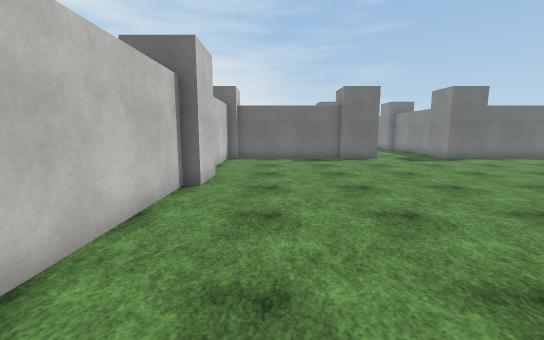
[1] (above)

17 first-person views from a walk through a scene from a Unity 3-D project. The camera is 1.5 m above the floor, tilts 8° down and sees 90° across. The floor is counted in squares, 1 m on a side. Each view is taken from the middle of a square. On the plan, view 1 faces up. The plan holds only what a view shows up to about 14 squares ahead; the rest is blank. The place goes on beyond the plan. Surface patterns are stand-ins for the level's own textures.

[2]
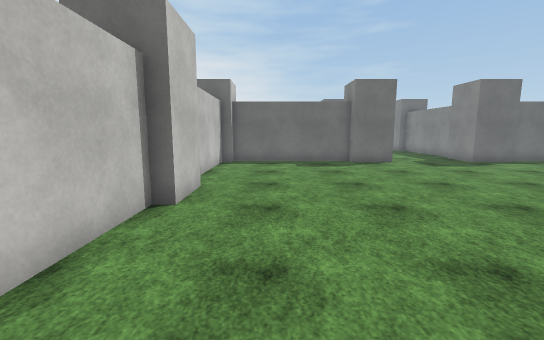

[3]
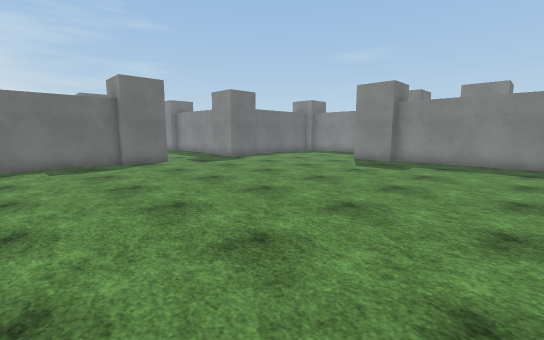

[4]
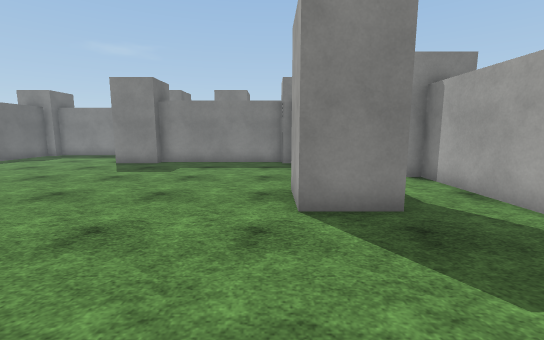

[5]
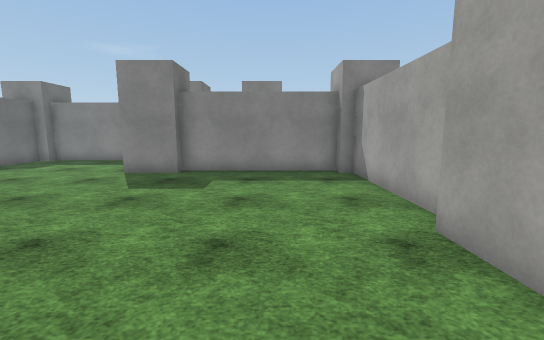

[6]
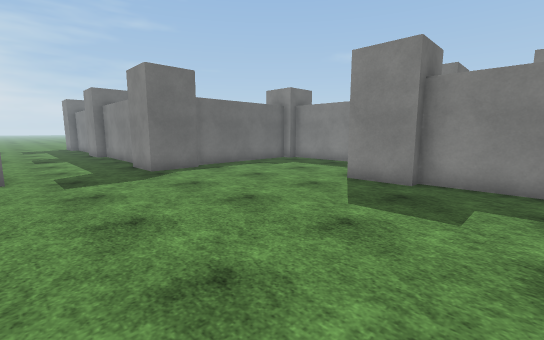

[7]
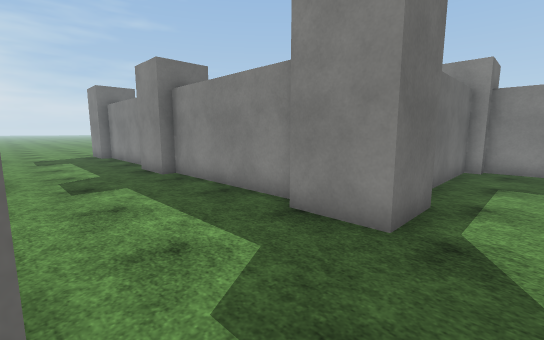

[8]
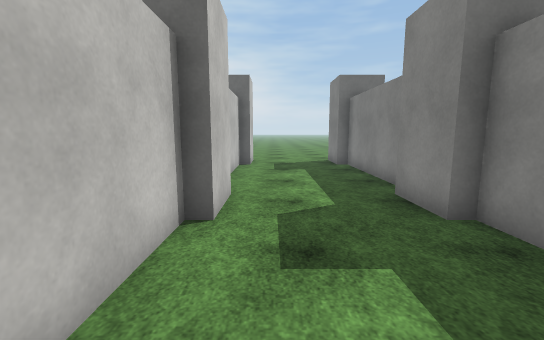

[9]
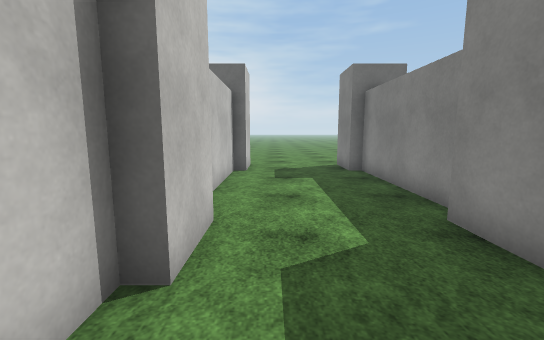

[10]
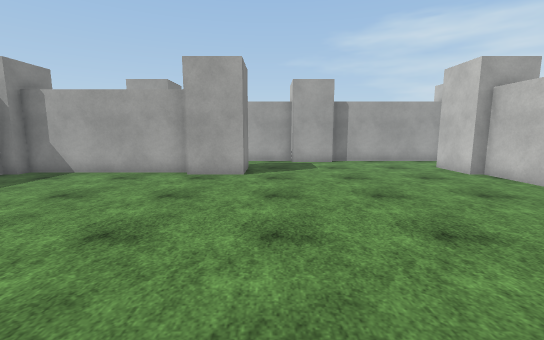

[11]
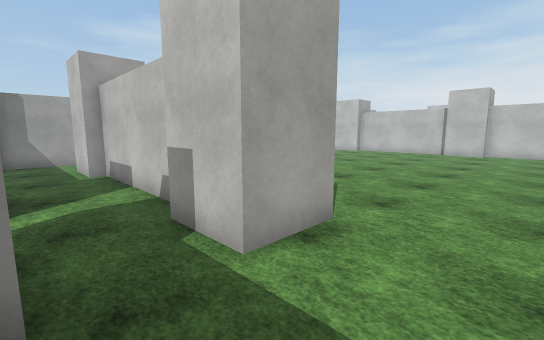

[12]
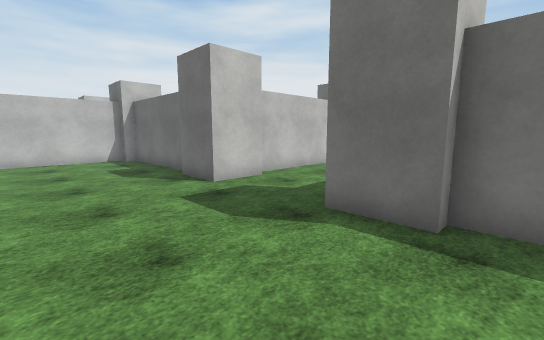

[13]
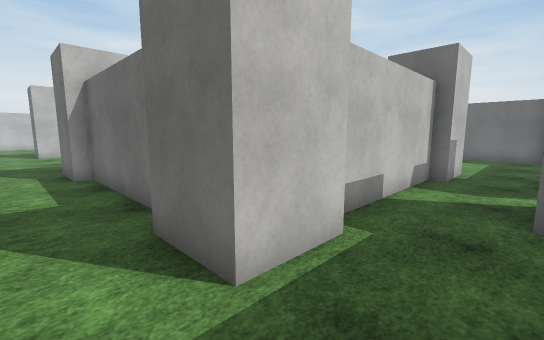

[14]
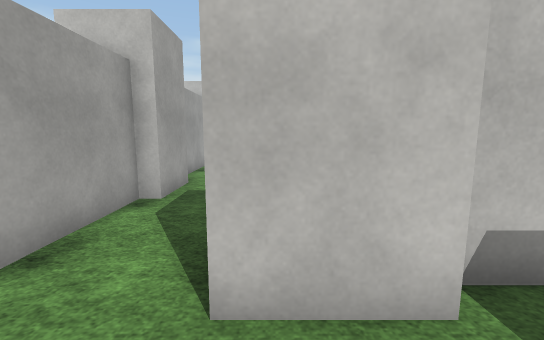

[15]
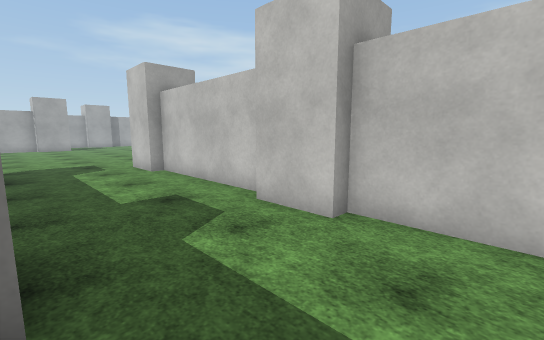

[16]
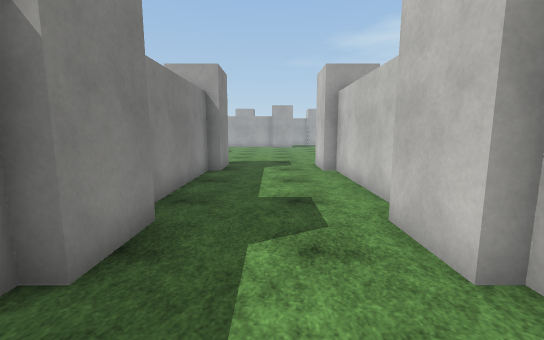

[17]
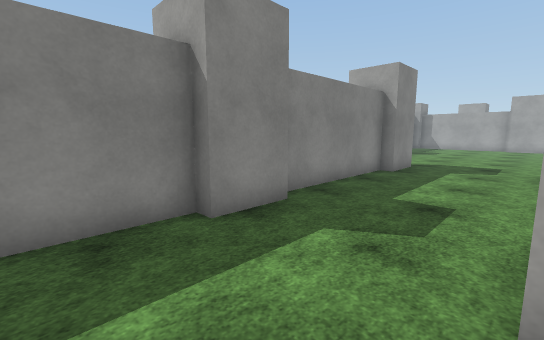

### Floor plan
Key: @ floor where view 1 was taken; # wall or solid block; . floor; B block.
Columns run from 4 left of view 1 to 18 right of it. Each row starts with its distance up from view 1.
 34           .....
 33           B...B
 32          BB...BBB
 31          #.....#
 30          #.....#
 29          #.....#
 28          #.....#
 27          #.....#
 26          #.....#
 25         BBB...BBB
 24          BB...BBB
 23          #.....#
 22          #.....#
 21          #.....#
 20          #.....#
 19          #.....#
 18          #.....#
 17         BBB...BBB     B
 16 BBB#####BBB...BBB#####B
 15  #.....................
 14  #.....................
 13  #.....................
 12  #.....................
 11  #.....................
 10   .....................
  9   B...............BBB.B
  8 BBB...............BBB.B
  7  #.................#...
  6  #.................#...
  5  #.................#..B
  4  #.................#..B
  3  #.................#...
  2  #.................#...
  1 BBB.......BBB#####BBB..
  0   B.@.....BBB#####BBB..
 -1   .....................
 -2  ......................
 -3 ######BBB#####BBB#####
 -4         B     B B

Where each view was taken, in squares from view 1:
view 1: 0 up, 0 right, facing up
view 2: 2 up, 0 right, facing up
view 3: 2 up, 0 right, facing up-right
view 4: 2 up, 1 right, facing right
view 5: 4 up, 4 right, facing right
view 6: 5 up, 6 right, facing up-right
view 7: 14 up, 6 right, facing up-right
view 8: 19 up, 7 right, facing up
view 9: 21 up, 7 right, facing up
view 10: 11 up, 5 right, facing down
view 11: 12 up, 18 right, facing down-left
view 12: 11 up, 13 right, facing up-left
view 13: 2 down, 18 right, facing up-left
view 14: 0 up, 18 right, facing left
view 15: 28 up, 10 right, facing down-left
view 16: 28 up, 8 right, facing down
view 17: 28 up, 6 right, facing down-right
